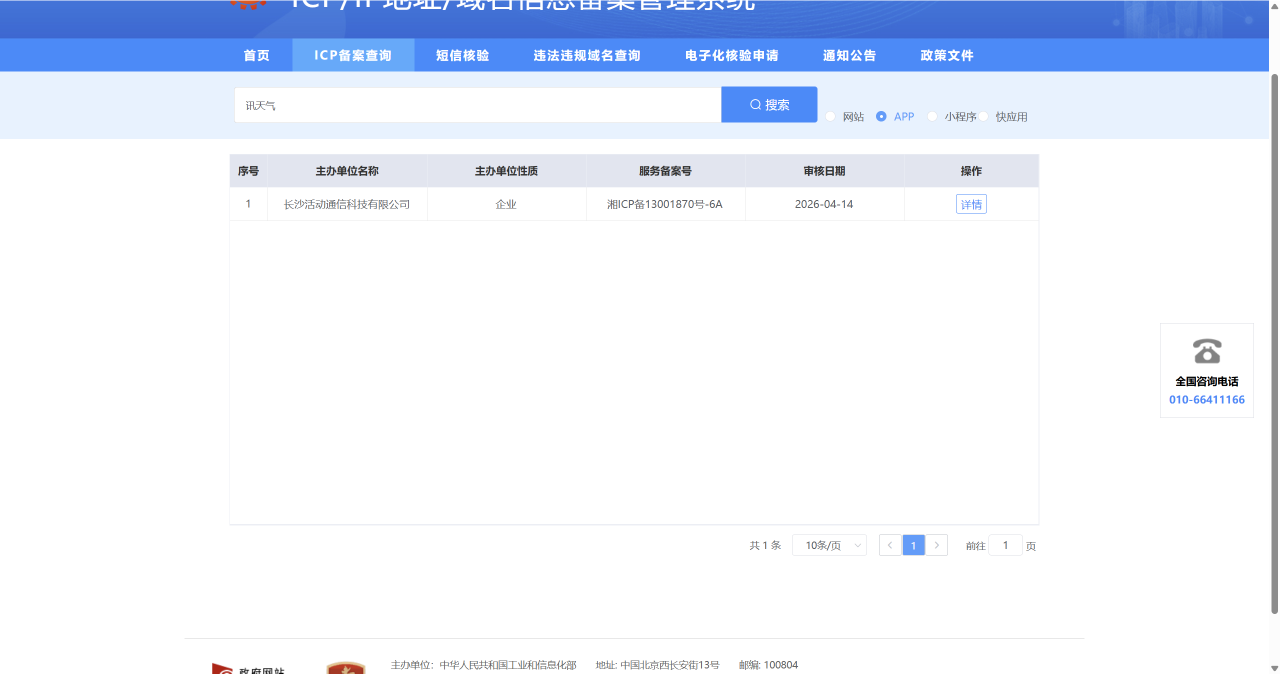
#> input picture test.png, 2559 x 1347 px (shown at 1/2 size); its folder holds 3 pictures in this run
$ python spai_detector_new.py --mode train --data_dir .   (older library calls are emulated)
#> lines starting #> are read from the running program, lines starting #| are printed output that depends on the picture
import os
import cv2
import csv
import glob
import joblib
import random
import argparse
import numpy as np

from tqdm import tqdm
from scipy.fft import fft2, fftshift
from scipy.signal import find_peaks
from sklearn.pipeline import Pipeline
from sklearn.preprocessing import StandardScaler
from sklearn.ensemble import RandomForestClassifier
from sklearn.metrics import classification_report, confusion_matrix
from sklearn.model_selection import train_test_split


# ============================================================
# Class labels
# ============================================================

CLASS_LABELS = [
    "original",
    "jpeg",
    "resampled",
    "jpeg_then_resampled",
    "resampled_then_jpeg"
]


# ============================================================
# Basic image loading and preprocessing
# ============================================================

def read_image(path):
    """
    Read image as RGB uint8.
    """
    img = cv2.imread(path, cv2.IMREAD_COLOR)
    if img is None:
        raise ValueError(f"Cannot read image: {path}")

    img = cv2.cvtColor(img, cv2.COLOR_BGR2RGB)
    return img


def fixed_center_crop(img, crop_size=256):
    """
    Center crop image to a fixed size without resizing.
    """
    h, w = img.shape[:2]

    if h < crop_size or w < crop_size:
        raise ValueError(
            f"Image is smaller than crop size {crop_size}: "
            f"image size = {w}x{h}"
        )

    y0 = (h - crop_size) // 2
    x0 = (w - crop_size) // 2

    return img[y0:y0 + crop_size, x0:x0 + crop_size]


def fixed_random_crop(img, crop_size=256):
    """
    Random crop image to a fixed size without resizing.

    Used during training to increase patch diversity without introducing
    artificial resampling artifacts.
    """
    h, w = img.shape[:2]

    if h < crop_size or w < crop_size:
        raise ValueError(
            f"Image is smaller than crop size {crop_size}: "
            f"image size = {w}x{h}"
        )

    y0 = random.randint(0, h - crop_size)
    x0 = random.randint(0, w - crop_size)

    return img[y0:y0 + crop_size, x0:x0 + crop_size]


def preprocess_image(img, image_size=256, random_crop=False):
    """
    Convert image to fixed size RGB by cropping only.

    No resizing is used here.
    """
    if random_crop:
        img = fixed_random_crop(img, crop_size=image_size)
    else:
        img = fixed_center_crop(img, crop_size=image_size)

    return img


def to_gray_float(img):
    """
    RGB uint8 -> grayscale float32 in [0, 1].
    """
    gray = cv2.cvtColor(img, cv2.COLOR_RGB2GRAY)
    gray = gray.astype(np.float32) / 255.0
    return gray


# ============================================================
# Simulated post-processing operations
# ============================================================

def jpeg_compress(img, quality=80):
    """
    Simulate JPEG compression.
    """
    img_bgr = cv2.cvtColor(img, cv2.COLOR_RGB2BGR)
    encode_param = [int(cv2.IMWRITE_JPEG_QUALITY), int(quality)]

    success, enc = cv2.imencode(".jpg", img_bgr, encode_param)
    if not success:
        raise RuntimeError("JPEG encoding failed.")

    dec = cv2.imdecode(enc, cv2.IMREAD_COLOR)
    dec = cv2.cvtColor(dec, cv2.COLOR_BGR2RGB)
    return dec


def resample_image(img, scale=0.75):
    """
    Simulate resampling and return to original size.
    """
    h, w = img.shape[:2]

    new_h = max(8, int(h * scale))
    new_w = max(8, int(w * scale))

    if scale < 1.0:
        interp1 = cv2.INTER_AREA
    else:
        interp1 = cv2.INTER_CUBIC

    small_or_large = cv2.resize(img, (new_w, new_h), interpolation=interp1)
    restored = cv2.resize(small_or_large, (w, h), interpolation=cv2.INTER_CUBIC)

    return restored


def jpeg_then_resample(img):
    """
    JPEG compression first, then resampling.
    """
    q = random.choice([70, 80, 90])
    s = random.choice([0.5, 0.75, 1.25, 1.5])

    out = jpeg_compress(img, quality=q)
    out = resample_image(out, scale=s)
    return out


def resample_then_jpeg(img):
    """
    Resampling first, then JPEG compression.
    """
    q = random.choice([70, 80, 90])
    s = random.choice([0.5, 0.75, 1.25, 1.5])

    out = resample_image(img, scale=s)
    out = jpeg_compress(out, quality=q)
    return out


def make_variant(img, label):
    """
    Generate one processed image according to label.
    """
    if label == "original":
        return img.copy()

    elif label == "jpeg":
        q = random.choice([60, 70, 80, 90, 95])
        return jpeg_compress(img, quality=q)

    elif label == "resampled":
        s = random.choice([0.5, 0.65, 0.75, 1.25, 1.5, 1.75])
        return resample_image(img, scale=s)

    elif label == "jpeg_then_resampled":
        return jpeg_then_resample(img)

    elif label == "resampled_then_jpeg":
        return resample_then_jpeg(img)

    else:
        raise ValueError(f"Unknown label: {label}")


# ============================================================
# Spectral feature extraction
# ============================================================

def radial_profile(log_spectrum, num_bins=64):
    """
    Compute radial average of 2D Fourier log magnitude.
    """
    h, w = log_spectrum.shape
    cy, cx = h // 2, w // 2

    y, x = np.indices((h, w))
    r = np.sqrt((x - cx) ** 2 + (y - cy) ** 2)

    r = r / r.max()
    bins = np.linspace(0, 1, num_bins + 1)

    features = []
    for i in range(num_bins):
        mask = (r >= bins[i]) & (r < bins[i + 1])
        if np.any(mask):
            features.append(log_spectrum[mask].mean())
        else:
            features.append(0.0)

    return np.array(features, dtype=np.float32)


def normalized_log_fft(gray):
    """
    Compute normalized log FFT magnitude.
    """
    gray = gray.astype(np.float32)
    gray = gray - gray.mean()

    spectrum = fftshift(fft2(gray))
    magnitude = np.abs(spectrum)
    log_mag = np.log1p(magnitude)

    log_mag = (log_mag - log_mag.mean()) / (log_mag.std() + 1e-8)
    return log_mag.astype(np.float32)


def fft_features(gray, num_bins=64):
    """
    Extract global FFT radial profile features.
    """
    log_mag = normalized_log_fft(gray)

    radial = radial_profile(log_mag, num_bins=num_bins)

    stats = np.array([
        log_mag.mean(),
        log_mag.std(),
        np.percentile(log_mag, 25),
        np.percentile(log_mag, 50),
        np.percentile(log_mag, 75),
        log_mag.max()
    ], dtype=np.float32)

    return np.concatenate([radial, stats])


def residual_fft_features(gray, num_bins=64):
    """
    Extract FFT features from high-pass residual.
    """
    residual = cv2.Laplacian(gray, cv2.CV_32F, ksize=3)
    return fft_features(residual, num_bins=num_bins)


def summarize_directional_peaks(profile, ignore_low_freq=4):
    """
    Summarize peaks in a 1D directional FFT profile.
    """
    n = len(profile)
    center = n // 2
    max_dist = min(center, n - center - 1)

    values = []
    for d in range(1, max_dist + 1):
        values.append((profile[center - d] + profile[center + d]) / 2.0)

    values = np.array(values, dtype=np.float32)

    if len(values) <= ignore_low_freq + 2:
        return np.zeros(8, dtype=np.float32)

    valid = values[ignore_low_freq:]

    threshold = valid.mean() + 0.5 * valid.std()
    peaks, props = find_peaks(valid, height=threshold, distance=2)

    if len(peaks) == 0:
        return np.array([
            0.0,
            0.0,
            0.0,
            valid.mean(),
            valid.std(),
            valid.max(),
            0.0,
            0.0
        ], dtype=np.float32)

    heights = props["peak_heights"]
    top_idx = np.argmax(heights)

    top_position = peaks[top_idx] + ignore_low_freq + 1
    top_height = heights[top_idx]

    sorted_heights = np.sort(heights)[::-1]
    top3_sum = sorted_heights[:3].sum()

    peak_ratio = top_height / (valid.mean() + 1e-8)
    peak_density = len(peaks) / (len(valid) + 1e-8)

    return np.array([
        len(peaks),
        top_position,
        top_height,
        heights.mean(),
        heights.std(),
        top3_sum,
        peak_ratio,
        peak_density
    ], dtype=np.float32)


def directional_fft_peak_features(gray):
    """
    Extract 2D FFT directional peak features.
    """
    residual = cv2.Laplacian(gray, cv2.CV_32F, ksize=3)
    log_mag = normalized_log_fft(residual)

    h, w = log_mag.shape
    cy, cx = h // 2, w // 2

    horizontal_profile = log_mag[cy, :]
    vertical_profile = log_mag[:, cx]

    main_diag_profile = np.diag(log_mag)
    anti_diag_profile = np.diag(np.fliplr(log_mag))

    f_horizontal = summarize_directional_peaks(horizontal_profile)
    f_vertical = summarize_directional_peaks(vertical_profile)
    f_main_diag = summarize_directional_peaks(main_diag_profile)
    f_anti_diag = summarize_directional_peaks(anti_diag_profile)

    return np.concatenate([
        f_horizontal,
        f_vertical,
        f_main_diag,
        f_anti_diag
    ])


def jpeg_block_features(gray):
    """
    Extract simple JPEG 8x8 block artifact features.
    """
    h, w = gray.shape

    dx = np.abs(gray[:, 1:] - gray[:, :-1])
    dy = np.abs(gray[1:, :] - gray[:-1, :])

    vertical_boundary_cols = np.arange(7, w - 1, 8)
    horizontal_boundary_rows = np.arange(7, h - 1, 8)

    if len(vertical_boundary_cols) > 0:
        boundary_v = dx[:, vertical_boundary_cols].mean()
    else:
        boundary_v = 0.0

    if len(horizontal_boundary_rows) > 0:
        boundary_h = dy[horizontal_boundary_rows, :].mean()
    else:
        boundary_h = 0.0

    non_boundary_cols = np.setdiff1d(np.arange(w - 1), vertical_boundary_cols)
    non_boundary_rows = np.setdiff1d(np.arange(h - 1), horizontal_boundary_rows)

    non_boundary_v = dx[:, non_boundary_cols].mean()
    non_boundary_h = dy[non_boundary_rows, :].mean()

    ratio_v = boundary_v / (non_boundary_v + 1e-8)
    ratio_h = boundary_h / (non_boundary_h + 1e-8)

    features = np.array([
        boundary_v,
        boundary_h,
        non_boundary_v,
        non_boundary_h,
        ratio_v,
        ratio_h,
        max(ratio_v, ratio_h),
        (ratio_v + ratio_h) / 2.0
    ], dtype=np.float32)

    return features


def dct_coefficient_features(gray):
    """
    Extract 8x8 block DCT coefficient features.
    """
    gray_255 = gray.astype(np.float32) * 255.0

    h, w = gray_255.shape
    h8 = (h // 8) * 8
    w8 = (w // 8) * 8

    gray_255 = gray_255[:h8, :w8]

    dct_blocks = []

    for y in range(0, h8, 8):
        for x in range(0, w8, 8):
            block = gray_255[y:y + 8, x:x + 8]
            block = block - 128.0
            coeff = cv2.dct(block)
            dct_blocks.append(coeff)

    if len(dct_blocks) == 0:
        return np.zeros(78, dtype=np.float32)

    dct_blocks = np.stack(dct_blocks, axis=0)

    abs_coeff = np.abs(dct_blocks)

    mean_abs_coeff = abs_coeff.mean(axis=0).reshape(-1)
    mean_abs_coeff = np.log1p(mean_abs_coeff)

    dc = dct_blocks[:, 0, 0]
    ac = dct_blocks.reshape(dct_blocks.shape[0], -1)[:, 1:]
    abs_ac = np.abs(ac)

    yy, xx = np.indices((8, 8))
    freq_sum = yy + xx
    flat_freq_sum = freq_sum.reshape(-1)

    low_mask = (flat_freq_sum >= 1) & (flat_freq_sum <= 2)
    mid_mask = (flat_freq_sum >= 3) & (flat_freq_sum <= 5)
    high_mask = flat_freq_sum >= 6

    flat_abs = abs_coeff.reshape(abs_coeff.shape[0], -1)

    low_energy = flat_abs[:, low_mask].mean()
    mid_energy = flat_abs[:, mid_mask].mean()
    high_energy = flat_abs[:, high_mask].mean()

    total_ac_energy = abs_ac.mean() + 1e-8

    small_ratio_1 = np.mean(abs_ac < 1.0)
    small_ratio_2 = np.mean(abs_ac < 2.0)
    small_ratio_5 = np.mean(abs_ac < 5.0)

    band_features = np.array([
        dc.mean(),
        dc.std(),
        low_energy,
        mid_energy,
        high_energy,
        low_energy / total_ac_energy,
        mid_energy / total_ac_energy,
        high_energy / total_ac_energy,
        high_energy / (low_energy + 1e-8),
        high_energy / (mid_energy + 1e-8),
        small_ratio_1,
        small_ratio_2,
        small_ratio_5,
        total_ac_energy
    ], dtype=np.float32)

    return np.concatenate([
        mean_abs_coeff.astype(np.float32),
        band_features
    ])


def autocorrelation_1d(signal):
    """
    Normalized autocorrelation using FFT.
    """
    signal = signal.astype(np.float32)
    signal = signal - signal.mean()

    n = len(signal)
    f = np.fft.fft(signal, n=2 * n)
    ac = np.fft.ifft(f * np.conj(f)).real[:n]

    ac = ac / (ac[0] + 1e-8)
    return ac


def resampling_periodicity_features(gray):
    """
    Extract periodicity features related to resampling.
    """
    residual = cv2.Laplacian(gray, cv2.CV_32F, ksize=3)

    horizontal_signal = np.mean(np.abs(residual), axis=0)
    vertical_signal = np.mean(np.abs(residual), axis=1)

    ac_x = autocorrelation_1d(horizontal_signal)
    ac_y = autocorrelation_1d(vertical_signal)

    ac_x_valid = ac_x[2:80]
    ac_y_valid = ac_y[2:80]

    peaks_x, props_x = find_peaks(ac_x_valid, height=0.02)
    peaks_y, props_y = find_peaks(ac_y_valid, height=0.02)

    def summarize_peaks(peaks, props):
        if len(peaks) == 0:
            return np.array([0, 0, 0, 0, 0], dtype=np.float32)

        heights = props["peak_heights"]

        top_idx = np.argmax(heights)
        top_peak_position = peaks[top_idx] + 2
        top_peak_height = heights[top_idx]

        return np.array([
            len(peaks),
            top_peak_position,
            top_peak_height,
            heights.mean(),
            heights.std()
        ], dtype=np.float32)

    feat_x = summarize_peaks(peaks_x, props_x)
    feat_y = summarize_peaks(peaks_y, props_y)

    return np.concatenate([feat_x, feat_y])


def extract_features(img, image_size=256, random_crop=False):
    """
    Extract SPAI-inspired spectral + JPEG + resampling features.

    random_crop=True is used during training.
    random_crop=False is used during prediction.
    """
    img = preprocess_image(
        img,
        image_size=image_size,
        random_crop=random_crop
    )

    gray = to_gray_float(img)

    f_fft = fft_features(gray, num_bins=64)
    f_residual_fft = residual_fft_features(gray, num_bins=64)
    f_directional_fft = directional_fft_peak_features(gray)
    f_jpeg = jpeg_block_features(gray)
    f_dct = dct_coefficient_features(gray)
    f_resample = resampling_periodicity_features(gray)

    features = np.concatenate([
        f_fft,
        f_residual_fft,
        f_directional_fft,
        f_jpeg,
        f_dct,
        f_resample
    ])

    features = np.nan_to_num(features, nan=0.0, posinf=0.0, neginf=0.0)
    return features.astype(np.float32)


# ============================================================
# Dataset preparation
# ============================================================

def collect_image_paths(data_dir):
    """
    Collect common image files.
    """
    exts = ["*.jpg", "*.jpeg", "*.png", "*.bmp", "*.tif", "*.tiff", "*.webp"]

    paths = []
    for ext in exts:
        paths.extend(glob.glob(os.path.join(data_dir, "**", ext), recursive=True))

    paths = sorted(paths)
    return paths


def build_training_data(data_dir, image_size=256, variants_per_image=1, max_images=None):
    """
    Build training data from real image dataset.

    For each real image, generate:
    - original
    - jpeg
    - resampled
    - jpeg_then_resampled
    - resampled_then_jpeg

    Random crop is applied before generating each variant.
    """
    paths = collect_image_paths(data_dir)

    if max_images is not None:
        paths = paths[:max_images]

    labels = CLASS_LABELS

    X = []
    y = []
    meta = []

    for path in tqdm(paths, desc="Building dataset"):
        try:
            img = read_image(path)

            for label in labels:
                for _ in range(variants_per_image):
                    cropped_img = preprocess_image(
                        img,
                        image_size=image_size,
                        random_crop=True
                    )

                    variant = make_variant(cropped_img, label)

                    feat = extract_features(
                        variant,
                        image_size=image_size,
                        random_crop=False
                    )

                    X.append(feat)
                    y.append(label)
                    meta.append((path, label))

        except Exception as e:
            print(f"[Warning] Skip {path}: {e}")

    X = np.array(X, dtype=np.float32)
    y = np.array(y)

    return X, y, meta


# ============================================================
# Training and evaluation
# ============================================================

def train_model(data_dir, output_model, image_size=256, variants_per_image=1, max_images=None):
    X, y, meta = build_training_data(
        data_dir=data_dir,
        image_size=image_size,
        variants_per_image=variants_per_image,
        max_images=max_images
    )

    print("Feature matrix:", X.shape)
    print("Labels:", sorted(set(y)))

    X_train, X_val, y_train, y_val = train_test_split(
        X,
        y,
        test_size=0.2,
        random_state=42,
        stratify=y
    )

    model = Pipeline([
        ("scaler", StandardScaler()),
        ("clf", RandomForestClassifier(
            n_estimators=300,
            max_depth=None,
            min_samples_leaf=2,
            class_weight="balanced",
            random_state=42,
            n_jobs=-1
        ))
    ])

    model.fit(X_train, y_train)

    pred = model.predict(X_val)

    print("\nClassification Report:")
    print(classification_report(y_val, pred, digits=4))

    print("\nConfusion Matrix:")
    print(confusion_matrix(y_val, pred, labels=CLASS_LABELS))

    package = {
        "model": model,
        "image_size": image_size,
        "classes": CLASS_LABELS
    }

    joblib.dump(package, output_model)
    print(f"\nSaved model to: {output_model}")


# ============================================================
# Prediction
# ============================================================

# [61 lines left out: function predict_folder, not called in this run]


# ============================================================
# Main
# ============================================================

def main():
    parser = argparse.ArgumentParser()

    parser.add_argument(
        "--mode",
        type=str,
        required=True,
        choices=["train", "predict"],
        help="train or predict"
    )

    parser.add_argument(
        "--data_dir",
        type=str,
        required=True,
        help="For train: real image dataset folder. For predict: test image folder."
    )

    parser.add_argument(
        "--model_path",
        type=str,
        default="spai_style_detector.pkl",
        help="Path to save or load model."
    )

    parser.add_argument(
        "--output_csv",
        type=str,
        default="predictions.csv",
        help="Prediction CSV path."
    )

    parser.add_argument(
        "--image_size",
        type=int,
        default=256,
        help="Fixed crop size used for spectral feature extraction."
    )

    parser.add_argument(
        "--variants_per_image",
        type=int,
        default=1,
        help="Number of generated variants per class for each real image."
    )

    parser.add_argument(
        "--max_images",
        type=int,
        default=None,
        help="Limit number of real images for quick debugging."
    )

    args = parser.parse_args()

    if args.mode == "train":
        train_model(
            data_dir=args.data_dir,
            output_model=args.model_path,
            image_size=args.image_size,
            variants_per_image=args.variants_per_image,
            max_images=args.max_images
        )
#> in read_image, img is the input picture: shape (1347, 2559, 3); mean B, G, R 250.1, 238.1, 231.8
#> after the loop in radial_profile, `for i in range(num_bins):`: features = 64 values from 0 to 0
#> in fft_features, `stats = np.array([ log_mag.mean(), log_mag.std(), np.percentile(log_ma..`: stats = [0, 0, 0, 0, 0, 0]
#> in extract_features, `f_fft = fft_features(gray, num_bins=64)`: f_fft = 70 values from 0 to 0
#> in directional_fft_peak_features, `horizontal_profile = log_mag[cy, :]`: horizontal_profile = 256 values from 0 to 0
#> in summarize_directional_peaks, `n = len(profile)`: n = 256
#> in summarize_directional_peaks, `center = n // 2`: center = 128
#> in summarize_directional_peaks, `max_dist = min(center, n - center - 1)`: max_dist = 127
#> after the loop in summarize_directional_peaks, `for d in range(1, max_dist + 1):`: values = 127 values from 0 to 0
#> in summarize_directional_peaks, `valid = values[ignore_low_freq:]`: valid = 123 values from 0 to 0
#> in summarize_directional_peaks, `threshold = valid.mean() + 0.5 * valid.std()`: threshold = 0
#> in summarize_directional_peaks, `peaks, props = find_peaks(valid, height=threshold, distance=2)`: peaks = empty array; props = {'peak_heights': empty array}
#> in directional_fft_peak_features, `f_horizontal = summarize_directional_peaks(horizontal_profile)`: f_horizontal = [0, 0, 0, 0, 0, 0, 0, 0]
#> in extract_features, `f_directional_fft = directional_fft_peak_features(gray)`: f_directional_fft = 32 values from 0 to 0
#> in jpeg_block_features, `boundary_v = dx[:, vertical_boundary_cols].mean()`: boundary_v = 0
#> in jpeg_block_features, `features = np.array([ boundary_v, boundary_h, non_boundary_v, non_boun..`: features = [0, 0, 0, 0, 0, 0, 0, 0]
#> after the loop in dct_coefficient_features, `for y in range(0, h8, 8):`: dct_blocks = 1024 items
#> in dct_coefficient_features, `mean_abs_coeff = abs_coeff.mean(axis=0).reshape(-1)`: mean_abs_coeff = 64 values, max 1016 at index 0, min 0 at index 1, mean 15.87
#> in dct_coefficient_features, `mean_abs_coeff = np.log1p(mean_abs_coeff)`: mean_abs_coeff = 64 values, max 6.92 at index 0, min 0 at index 1, mean 0.108
#> in dct_coefficient_features, `dc = dct_blocks[:, 0, 0]`: dc = 1024 values from 1016 to 1016
#> in dct_coefficient_features, `ac = dct_blocks.reshape(dct_blocks.shape[0], -1)[:, 1:]`:
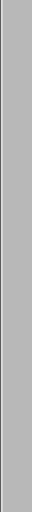
#> ac: shape (1024, 63) float32 (shown at 1/2 size); min -5.73e-06, max 2.19e-06, mean -2.81e-08; drawn with min black and max white
#> in dct_coefficient_features, `abs_ac = np.abs(ac)`:
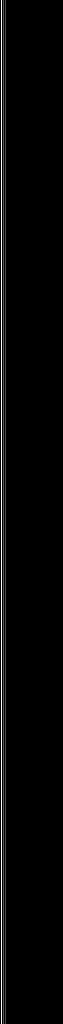
#> abs_ac: shape (1024, 63) float32; min 0, max 5.73e-06, mean 1.54e-07; drawn with min black and max white
#> in dct_coefficient_features, `low_energy = flat_abs[:, low_mask].mean()`: low_energy = 1.15e-06
#> (the rest of the program and of its run is left out)
